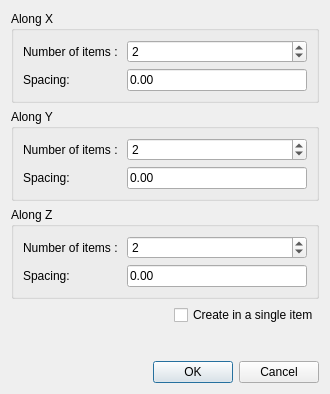
<?xml version="1.0" encoding="UTF-8"?>
<ui version="4.0">
 <class>GridDialog</class>
 <widget class="QDialog" name="GridDialog">
  <property name="geometry">
   <rect>
    <x>0</x>
    <y>0</y>
    <width>330</width>
    <height>394</height>
   </rect>
  </property>
  <property name="sizePolicy">
   <sizepolicy hsizetype="Fixed" vsizetype="Fixed">
    <horstretch>0</horstretch>
    <verstretch>0</verstretch>
   </sizepolicy>
  </property>
  <property name="windowTitle">
   <string>Dialog</string>
  </property>
  <layout class="QVBoxLayout" name="verticalLayout">
   <item>
    <widget class="QGroupBox" name="groupBox">
     <property name="title">
      <string>Along X</string>
     </property>
     <layout class="QGridLayout" name="gridLayout_2">
      <item row="1" column="0">
       <widget class="QLabel" name="label_4">
        <property name="text">
         <string>Spacing:</string>
        </property>
       </widget>
      </item>
      <item row="0" column="0">
       <widget class="QLabel" name="label">
        <property name="text">
         <string>Number of items : </string>
        </property>
       </widget>
      </item>
      <item row="0" column="1">
       <widget class="QSpinBox" name="x_spinBox">
        <property name="maximum">
         <number>999</number>
        </property>
        <property name="value">
         <number>2</number>
        </property>
       </widget>
      </item>
      <item row="1" column="1">
       <widget class="DoubleEdit" name="x_space_doubleSpinBox">
        <property name="text">
         <string>0.00</string>
        </property>
       </widget>
      </item>
     </layout>
    </widget>
   </item>
   <item>
    <widget class="QGroupBox" name="groupBox_2">
     <property name="title">
      <string>Along Y</string>
     </property>
     <layout class="QGridLayout" name="gridLayout_3">
      <item row="1" column="0">
       <widget class="QLabel" name="label_5">
        <property name="text">
         <string>Spacing:</string>
        </property>
       </widget>
      </item>
      <item row="0" column="1">
       <widget class="QSpinBox" name="y_spinBox">
        <property name="maximum">
         <number>999</number>
        </property>
        <property name="value">
         <number>2</number>
        </property>
       </widget>
      </item>
      <item row="0" column="0">
       <widget class="QLabel" name="label_2">
        <property name="text">
         <string>Number of items : </string>
        </property>
       </widget>
      </item>
      <item row="1" column="1">
       <widget class="DoubleEdit" name="y_space_doubleSpinBox">
        <property name="text">
         <string>0.00</string>
        </property>
       </widget>
      </item>
     </layout>
    </widget>
   </item>
   <item>
    <widget class="QGroupBox" name="groupBox_3">
     <property name="title">
      <string>Along Z</string>
     </property>
     <layout class="QGridLayout" name="gridLayout">
      <item row="0" column="0">
       <widget class="QLabel" name="label_3">
        <property name="text">
         <string>Number of items : </string>
        </property>
       </widget>
      </item>
      <item row="1" column="0">
       <widget class="QLabel" name="label_6">
        <property name="text">
         <string>Spacing:</string>
        </property>
       </widget>
      </item>
      <item row="0" column="1">
       <widget class="QSpinBox" name="z_spinBox">
        <property name="maximum">
         <number>999</number>
        </property>
        <property name="value">
         <number>2</number>
        </property>
       </widget>
      </item>
      <item row="1" column="1">
       <widget class="DoubleEdit" name="z_space_doubleSpinBox">
        <property name="text">
         <string>0.00</string>
        </property>
       </widget>
      </item>
     </layout>
    </widget>
   </item>
   <item>
    <layout class="QHBoxLayout" name="horizontalLayout">
     <item>
      <spacer name="horizontalSpacer">
       <property name="orientation">
        <enum>Qt::Horizontal</enum>
       </property>
       <property name="sizeHint" stdset="0">
        <size>
         <width>40</width>
         <height>20</height>
        </size>
       </property>
      </spacer>
     </item>
     <item>
      <widget class="QCheckBox" name="singleItemCheckBox">
       <property name="text">
        <string>Create in a single item</string>
       </property>
      </widget>
     </item>
    </layout>
   </item>
   <item>
    <spacer name="verticalSpacer">
     <property name="orientation">
      <enum>Qt::Vertical</enum>
     </property>
     <property name="sizeHint" stdset="0">
      <size>
       <width>20</width>
       <height>40</height>
      </size>
     </property>
    </spacer>
   </item>
   <item>
    <widget class="QDialogButtonBox" name="buttonBox">
     <property name="orientation">
      <enum>Qt::Horizontal</enum>
     </property>
     <property name="standardButtons">
      <set>QDialogButtonBox::Cancel|QDialogButtonBox::Ok</set>
     </property>
    </widget>
   </item>
  </layout>
 </widget>
 <customwidgets>
  <customwidget>
   <class>DoubleEdit</class>
   <extends>QLineEdit</extends>
   <header>CGAL_double_edit.h</header>
  </customwidget>
 </customwidgets>
 <resources/>
 <connections>
  <connection>
   <sender>buttonBox</sender>
   <signal>accepted()</signal>
   <receiver>GridDialog</receiver>
   <slot>accept()</slot>
   <hints>
    <hint type="sourcelabel">
     <x>248</x>
     <y>254</y>
    </hint>
    <hint type="destinationlabel">
     <x>157</x>
     <y>274</y>
    </hint>
   </hints>
  </connection>
  <connection>
   <sender>buttonBox</sender>
   <signal>rejected()</signal>
   <receiver>GridDialog</receiver>
   <slot>reject()</slot>
   <hints>
    <hint type="sourcelabel">
     <x>316</x>
     <y>260</y>
    </hint>
    <hint type="destinationlabel">
     <x>286</x>
     <y>274</y>
    </hint>
   </hints>
  </connection>
 </connections>
</ui>
